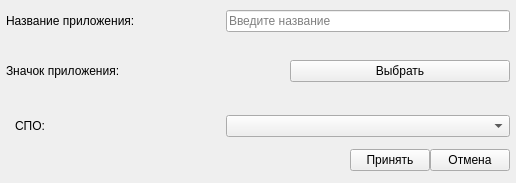
<?xml version="1.0" encoding="UTF-8"?>
<ui version="4.0">
 <class>EditApp</class>
 <widget class="QWidget" name="EditApp">
  <property name="geometry">
   <rect>
    <x>0</x>
    <y>0</y>
    <width>516</width>
    <height>183</height>
   </rect>
  </property>
  <property name="windowTitle">
   <string>Настройки приложения</string>
  </property>
  <layout class="QGridLayout" name="gridLayout">
   <property name="leftMargin">
    <number>6</number>
   </property>
   <property name="topMargin">
    <number>6</number>
   </property>
   <property name="rightMargin">
    <number>6</number>
   </property>
   <property name="bottomMargin">
    <number>6</number>
   </property>
   <property name="horizontalSpacing">
    <number>0</number>
   </property>
   <property name="verticalSpacing">
    <number>3</number>
   </property>
   <item row="1" column="0">
    <widget class="QLabel" name="label">
     <property name="minimumSize">
      <size>
       <width>150</width>
       <height>0</height>
      </size>
     </property>
     <property name="text">
      <string>Значок приложения:</string>
     </property>
    </widget>
   </item>
   <item row="0" column="1" colspan="2">
    <widget class="QLineEdit" name="titleLineEdit">
     <property name="placeholderText">
      <string>Введите название</string>
     </property>
    </widget>
   </item>
   <item row="1" column="2">
    <widget class="QPushButton" name="selectIconButton">
     <property name="sizePolicy">
      <sizepolicy hsizetype="Minimum" vsizetype="Fixed">
       <horstretch>0</horstretch>
       <verstretch>0</verstretch>
      </sizepolicy>
     </property>
     <property name="toolTip">
      <string>Выбрать значок</string>
     </property>
     <property name="text">
      <string>Выбрать</string>
     </property>
    </widget>
   </item>
   <item row="0" column="0">
    <widget class="QLabel" name="titleLabel">
     <property name="minimumSize">
      <size>
       <width>150</width>
       <height>0</height>
      </size>
     </property>
     <property name="text">
      <string>Название приложения:</string>
     </property>
    </widget>
   </item>
   <item row="2" column="1" colspan="2">
    <widget class="QComboBox" name="cbSpoNames"/>
   </item>
   <item row="2" column="0">
    <widget class="QWidget" name="widget" native="true">
     <layout class="QHBoxLayout" name="horizontalLayout_4">
      <item>
       <widget class="QLabel" name="label_2">
        <property name="text">
         <string>СПО:</string>
        </property>
       </widget>
      </item>
     </layout>
    </widget>
   </item>
   <item row="1" column="1">
    <widget class="QLabel" name="iconLabel">
     <property name="sizePolicy">
      <sizepolicy hsizetype="Fixed" vsizetype="Fixed">
       <horstretch>1</horstretch>
       <verstretch>1</verstretch>
      </sizepolicy>
     </property>
     <property name="minimumSize">
      <size>
       <width>64</width>
       <height>64</height>
      </size>
     </property>
     <property name="maximumSize">
      <size>
       <width>64</width>
       <height>64</height>
      </size>
     </property>
     <property name="text">
      <string/>
     </property>
    </widget>
   </item>
   <item row="3" column="0" colspan="3">
    <widget class="QWidget" name="buttonBoxWgt" native="true">
     <property name="sizePolicy">
      <sizepolicy hsizetype="Preferred" vsizetype="Fixed">
       <horstretch>0</horstretch>
       <verstretch>0</verstretch>
      </sizepolicy>
     </property>
     <layout class="QHBoxLayout" name="horizontalLayout">
      <property name="spacing">
       <number>0</number>
      </property>
      <property name="leftMargin">
       <number>0</number>
      </property>
      <property name="topMargin">
       <number>0</number>
      </property>
      <property name="rightMargin">
       <number>0</number>
      </property>
      <property name="bottomMargin">
       <number>0</number>
      </property>
      <item>
       <spacer name="horizontalSpacer">
        <property name="orientation">
         <enum>Qt::Horizontal</enum>
        </property>
        <property name="sizeHint" stdset="0">
         <size>
          <width>333</width>
          <height>20</height>
         </size>
        </property>
       </spacer>
      </item>
      <item>
       <widget class="QPushButton" name="applyButton">
        <property name="toolTip">
         <string>Сохранить изменения</string>
        </property>
        <property name="text">
         <string>Принять</string>
        </property>
       </widget>
      </item>
      <item>
       <widget class="QPushButton" name="cancelButton">
        <property name="toolTip">
         <string>Закрыть без сохранения</string>
        </property>
        <property name="text">
         <string>Отмена</string>
        </property>
       </widget>
      </item>
     </layout>
    </widget>
   </item>
  </layout>
 </widget>
 <tabstops>
  <tabstop>titleLineEdit</tabstop>
 </tabstops>
 <resources/>
 <connections/>
</ui>
